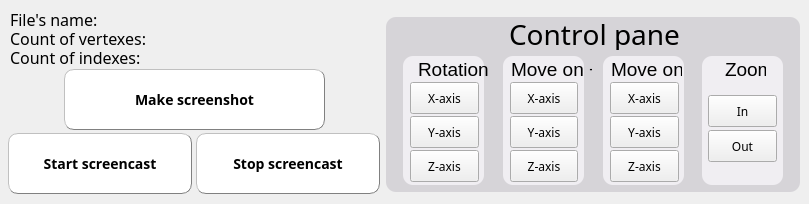
<?xml version="1.0" encoding="UTF-8"?>
<ui version="4.0">
 <class>Dialog</class>
 <widget class="QDialog" name="Dialog">
  <property name="geometry">
   <rect>
    <x>0</x>
    <y>0</y>
    <width>809</width>
    <height>204</height>
   </rect>
  </property>
  <property name="acceptDrops">
   <bool>true</bool>
  </property>
  <property name="windowTitle">
   <string>Dialog</string>
  </property>
  <widget class="QLabel" name="label_Rotation">
   <property name="geometry">
    <rect>
     <x>418</x>
     <y>61</y>
     <width>71</width>
     <height>16</height>
    </rect>
   </property>
   <property name="font">
    <font>
     <family>.AppleSystemUIFont</family>
     <pointsize>14</pointsize>
    </font>
   </property>
   <property name="text">
    <string>Rotation</string>
   </property>
  </widget>
  <widget class="QPushButton" name="pushButton_rotate_yAxis">
   <property name="geometry">
    <rect>
     <x>410</x>
     <y>116</y>
     <width>69</width>
     <height>32</height>
    </rect>
   </property>
   <property name="font">
    <font>
     <family>.AppleSystemUIFontMonospaced</family>
    </font>
   </property>
   <property name="focusPolicy">
    <enum>Qt::NoFocus</enum>
   </property>
   <property name="text">
    <string>Y-axis</string>
   </property>
  </widget>
  <widget class="QLabel" name="label_moveOnMinus_background">
   <property name="geometry">
    <rect>
     <x>603</x>
     <y>56</y>
     <width>81</width>
     <height>129</height>
    </rect>
   </property>
   <property name="styleSheet">
    <string notr="true">border-radius: 10px;

background-color: rgb(240, 238, 242);</string>
   </property>
   <property name="text">
    <string/>
   </property>
  </widget>
  <widget class="QPushButton" name="pushButton_plus_yAxis">
   <property name="geometry">
    <rect>
     <x>510</x>
     <y>116</y>
     <width>68</width>
     <height>32</height>
    </rect>
   </property>
   <property name="font">
    <font>
     <family>.AppleSystemUIFontMonospaced</family>
    </font>
   </property>
   <property name="focusPolicy">
    <enum>Qt::NoFocus</enum>
   </property>
   <property name="text">
    <string>Y-axis</string>
   </property>
  </widget>
  <widget class="QPushButton" name="pushButton_makeScreenshot">
   <property name="geometry">
    <rect>
     <x>64</x>
     <y>69</y>
     <width>261</width>
     <height>61</height>
    </rect>
   </property>
   <property name="font">
    <font>
     <family>.AppleSystemUIFontMonospaced</family>
     <pointsize>-1</pointsize>
     <italic>false</italic>
     <bold>true</bold>
    </font>
   </property>
   <property name="styleSheet">
    <string notr="true">QPushButton#pushButton_makeScreenshot {
    background-color: white;
    border-style: outset;
    border-width: 1px;
    border-radius: 10px;
    border-color: gray;
    font: bold 14px;
    min-width: 10em;
    padding: 6px;
}
QPushButton#pushButton_makeScreenshot:pressed {
    background-color: rgb(226, 224, 228);
    border-style: inset;
}</string>
   </property>
   <property name="text">
    <string>Make screenshot</string>
   </property>
  </widget>
  <widget class="QPushButton" name="pushButton_minus_xAxis">
   <property name="geometry">
    <rect>
     <x>610</x>
     <y>82</y>
     <width>69</width>
     <height>32</height>
    </rect>
   </property>
   <property name="font">
    <font>
     <family>.AppleSystemUIFontMonospaced</family>
    </font>
   </property>
   <property name="focusPolicy">
    <enum>Qt::NoFocus</enum>
   </property>
   <property name="text">
    <string>X-axis</string>
   </property>
  </widget>
  <widget class="QLabel" name="label_ControlPanel">
   <property name="geometry">
    <rect>
     <x>509</x>
     <y>19</y>
     <width>171</width>
     <height>31</height>
    </rect>
   </property>
   <property name="font">
    <font>
     <family>.AppleSystemUIFontMonospaced</family>
     <pointsize>21</pointsize>
     <italic>false</italic>
     <bold>false</bold>
     <underline>false</underline>
     <strikeout>false</strikeout>
     <kerning>false</kerning>
    </font>
   </property>
   <property name="text">
    <string>Control panel</string>
   </property>
  </widget>
  <widget class="QLabel" name="label_IndexesCount">
   <property name="geometry">
    <rect>
     <x>10</x>
     <y>49</y>
     <width>361</width>
     <height>16</height>
    </rect>
   </property>
   <property name="font">
    <font>
     <family>.AppleSystemUIFontMonospaced</family>
     <pointsize>12</pointsize>
    </font>
   </property>
   <property name="text">
    <string>Count of indexes:</string>
   </property>
  </widget>
  <widget class="QLabel" name="label_Zoom">
   <property name="geometry">
    <rect>
     <x>725</x>
     <y>61</y>
     <width>41</width>
     <height>16</height>
    </rect>
   </property>
   <property name="font">
    <font>
     <family>.AppleSystemUIFont</family>
     <pointsize>14</pointsize>
    </font>
   </property>
   <property name="text">
    <string>Zoom</string>
   </property>
  </widget>
  <widget class="QLabel" name="label_controlPanel_background">
   <property name="geometry">
    <rect>
     <x>386</x>
     <y>17</y>
     <width>414</width>
     <height>175</height>
    </rect>
   </property>
   <property name="styleSheet">
    <string notr="true">border-radius: 10px;


background-color: rgb(214, 212, 216);</string>
   </property>
   <property name="text">
    <string/>
   </property>
  </widget>
  <widget class="QPushButton" name="pushButton_zoomIn">
   <property name="geometry">
    <rect>
     <x>708</x>
     <y>95</y>
     <width>69</width>
     <height>32</height>
    </rect>
   </property>
   <property name="font">
    <font>
     <family>.AppleSystemUIFontMonospaced</family>
    </font>
   </property>
   <property name="text">
    <string>In</string>
   </property>
  </widget>
  <widget class="QLabel" name="label_MoveOnMinus">
   <property name="geometry">
    <rect>
     <x>611</x>
     <y>61</y>
     <width>71</width>
     <height>16</height>
    </rect>
   </property>
   <property name="font">
    <font>
     <family>.AppleSystemUIFont</family>
     <pointsize>14</pointsize>
    </font>
   </property>
   <property name="text">
    <string>Move on -</string>
   </property>
  </widget>
  <widget class="QPushButton" name="pushButton_plus_xAxis">
   <property name="geometry">
    <rect>
     <x>510</x>
     <y>82</y>
     <width>68</width>
     <height>32</height>
    </rect>
   </property>
   <property name="font">
    <font>
     <family>.AppleSystemUIFontMonospaced</family>
    </font>
   </property>
   <property name="focusPolicy">
    <enum>Qt::NoFocus</enum>
   </property>
   <property name="text">
    <string>X-axis</string>
   </property>
  </widget>
  <widget class="QLabel" name="label_zoomBackground">
   <property name="geometry">
    <rect>
     <x>702</x>
     <y>56</y>
     <width>81</width>
     <height>129</height>
    </rect>
   </property>
   <property name="styleSheet">
    <string notr="true">border-radius: 10px;

background-color: rgb(240, 238, 242);</string>
   </property>
   <property name="text">
    <string/>
   </property>
  </widget>
  <widget class="QLabel" name="label_moveOnPlus_background">
   <property name="geometry">
    <rect>
     <x>503</x>
     <y>56</y>
     <width>81</width>
     <height>129</height>
    </rect>
   </property>
   <property name="styleSheet">
    <string notr="true">border-radius: 10px;
background-color: rgb(240, 238, 242);</string>
   </property>
   <property name="text">
    <string/>
   </property>
  </widget>
  <widget class="QLabel" name="label_VertexesCount">
   <property name="geometry">
    <rect>
     <x>10</x>
     <y>30</y>
     <width>361</width>
     <height>16</height>
    </rect>
   </property>
   <property name="font">
    <font>
     <family>.AppleSystemUIFontMonospaced</family>
     <pointsize>12</pointsize>
    </font>
   </property>
   <property name="text">
    <string>Count of vertexes:</string>
   </property>
  </widget>
  <widget class="QLabel" name="label_MoveOnPlus">
   <property name="geometry">
    <rect>
     <x>511</x>
     <y>61</y>
     <width>81</width>
     <height>16</height>
    </rect>
   </property>
   <property name="font">
    <font>
     <family>.AppleSystemUIFont</family>
     <pointsize>14</pointsize>
    </font>
   </property>
   <property name="text">
    <string>Move on +</string>
   </property>
  </widget>
  <widget class="QPushButton" name="pushButton_minus_zAxis">
   <property name="geometry">
    <rect>
     <x>610</x>
     <y>150</y>
     <width>69</width>
     <height>32</height>
    </rect>
   </property>
   <property name="font">
    <font>
     <family>.AppleSystemUIFontMonospaced</family>
    </font>
   </property>
   <property name="focusPolicy">
    <enum>Qt::NoFocus</enum>
   </property>
   <property name="text">
    <string>Z-axis</string>
   </property>
  </widget>
  <widget class="QLabel" name="label_FileName">
   <property name="geometry">
    <rect>
     <x>10</x>
     <y>11</y>
     <width>361</width>
     <height>16</height>
    </rect>
   </property>
   <property name="font">
    <font>
     <family>.AppleSystemUIFontMonospaced</family>
     <pointsize>12</pointsize>
    </font>
   </property>
   <property name="text">
    <string>File's name:</string>
   </property>
  </widget>
  <widget class="QPushButton" name="pushButton_minus_yAxis">
   <property name="geometry">
    <rect>
     <x>610</x>
     <y>116</y>
     <width>69</width>
     <height>32</height>
    </rect>
   </property>
   <property name="font">
    <font>
     <family>.AppleSystemUIFontMonospaced</family>
    </font>
   </property>
   <property name="focusPolicy">
    <enum>Qt::NoFocus</enum>
   </property>
   <property name="text">
    <string>Y-axis</string>
   </property>
  </widget>
  <widget class="QPushButton" name="pushButton_rotate_zAxis">
   <property name="geometry">
    <rect>
     <x>410</x>
     <y>150</y>
     <width>69</width>
     <height>32</height>
    </rect>
   </property>
   <property name="font">
    <font>
     <family>.AppleSystemUIFontMonospaced</family>
    </font>
   </property>
   <property name="focusPolicy">
    <enum>Qt::NoFocus</enum>
   </property>
   <property name="text">
    <string>Z-axis</string>
   </property>
  </widget>
  <widget class="QPushButton" name="pushButton_rotate_xAxis">
   <property name="geometry">
    <rect>
     <x>410</x>
     <y>82</y>
     <width>69</width>
     <height>32</height>
    </rect>
   </property>
   <property name="font">
    <font>
     <family>.AppleSystemUIFontMonospaced</family>
    </font>
   </property>
   <property name="focusPolicy">
    <enum>Qt::NoFocus</enum>
   </property>
   <property name="text">
    <string>X-axis</string>
   </property>
  </widget>
  <widget class="QPushButton" name="pushButton_zoomOut">
   <property name="geometry">
    <rect>
     <x>708</x>
     <y>130</y>
     <width>69</width>
     <height>32</height>
    </rect>
   </property>
   <property name="font">
    <font>
     <family>.AppleSystemUIFontMonospaced</family>
    </font>
   </property>
   <property name="focusPolicy">
    <enum>Qt::NoFocus</enum>
   </property>
   <property name="text">
    <string>Out</string>
   </property>
  </widget>
  <widget class="QPushButton" name="pushButton_plus_zAxis">
   <property name="geometry">
    <rect>
     <x>510</x>
     <y>150</y>
     <width>68</width>
     <height>32</height>
    </rect>
   </property>
   <property name="font">
    <font>
     <family>.AppleSystemUIFontMonospaced</family>
    </font>
   </property>
   <property name="focusPolicy">
    <enum>Qt::NoFocus</enum>
   </property>
   <property name="text">
    <string>Z-axis</string>
   </property>
  </widget>
  <widget class="QLabel" name="label_rotationBackground">
   <property name="geometry">
    <rect>
     <x>403</x>
     <y>56</y>
     <width>81</width>
     <height>129</height>
    </rect>
   </property>
   <property name="styleSheet">
    <string notr="true">border-radius: 10px;


background-color: rgb(206, 204, 208);
background-color: rgb(240, 238, 242);</string>
   </property>
   <property name="text">
    <string/>
   </property>
  </widget>
  <widget class="QPushButton" name="pushButton_stopScreencast">
   <property name="geometry">
    <rect>
     <x>196</x>
     <y>133</y>
     <width>184</width>
     <height>61</height>
    </rect>
   </property>
   <property name="font">
    <font>
     <family>.AppleSystemUIFontMonospaced</family>
     <pointsize>-1</pointsize>
     <italic>false</italic>
     <bold>true</bold>
    </font>
   </property>
   <property name="styleSheet">
    <string notr="true">QPushButton#pushButton_stopScreencast {
    background-color: white;
    border-style: outset;
    border-width: 1px;
    border-radius: 10px;
    border-color: gray;
    font: bold 14px;
    min-width: 10em;
    padding: 6px;
}
QPushButton#pushButton_stopScreencast:pressed {
    background-color: rgb(226, 224, 228);
    border-style: inset;
}</string>
   </property>
   <property name="text">
    <string>Stop screencast</string>
   </property>
  </widget>
  <widget class="QPushButton" name="pushButton_startScreencast">
   <property name="geometry">
    <rect>
     <x>8</x>
     <y>133</y>
     <width>184</width>
     <height>61</height>
    </rect>
   </property>
   <property name="font">
    <font>
     <family>.AppleSystemUIFontMonospaced</family>
     <pointsize>-1</pointsize>
     <italic>false</italic>
     <bold>true</bold>
    </font>
   </property>
   <property name="styleSheet">
    <string notr="true">QPushButton#pushButton_startScreencast {
    background-color: white;
    border-style: outset;
    border-width: 1px;
    border-radius: 10px;
    border-color: gray;
    font: bold 14px;
    min-width: 10em;
    padding: 6px;
}
QPushButton#pushButton_startScreencast:pressed {
    background-color: rgb(226, 224, 228);
    border-style: inset;
}</string>
   </property>
   <property name="text">
    <string>Start screencast</string>
   </property>
  </widget>
  <zorder>label_controlPanel_background</zorder>
  <zorder>label_rotationBackground</zorder>
  <zorder>label_moveOnPlus_background</zorder>
  <zorder>label_zoomBackground</zorder>
  <zorder>label_Rotation</zorder>
  <zorder>pushButton_rotate_yAxis</zorder>
  <zorder>label_moveOnMinus_background</zorder>
  <zorder>pushButton_plus_yAxis</zorder>
  <zorder>pushButton_makeScreenshot</zorder>
  <zorder>pushButton_minus_xAxis</zorder>
  <zorder>label_ControlPanel</zorder>
  <zorder>label_IndexesCount</zorder>
  <zorder>label_Zoom</zorder>
  <zorder>pushButton_zoomIn</zorder>
  <zorder>label_MoveOnMinus</zorder>
  <zorder>pushButton_plus_xAxis</zorder>
  <zorder>label_VertexesCount</zorder>
  <zorder>label_MoveOnPlus</zorder>
  <zorder>pushButton_minus_zAxis</zorder>
  <zorder>label_FileName</zorder>
  <zorder>pushButton_minus_yAxis</zorder>
  <zorder>pushButton_rotate_zAxis</zorder>
  <zorder>pushButton_rotate_xAxis</zorder>
  <zorder>pushButton_zoomOut</zorder>
  <zorder>pushButton_plus_zAxis</zorder>
  <zorder>pushButton_stopScreencast</zorder>
  <zorder>pushButton_startScreencast</zorder>
 </widget>
 <resources/>
 <connections/>
</ui>
